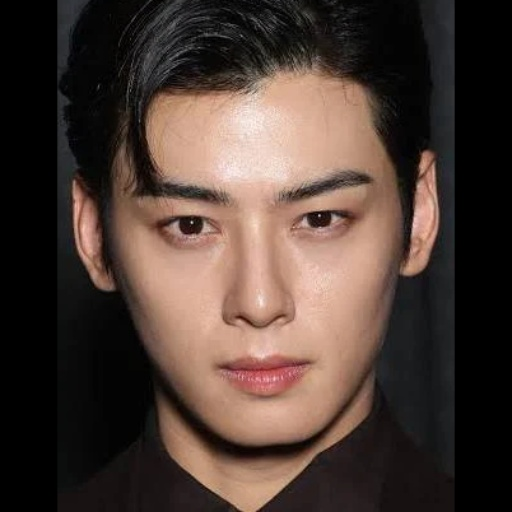
#> input picture data/aligned_face.jpg, 512 x 512 px; its folder holds only this picture in this run
$ python -i augmentation.py   (imports and definitions only)
#> lines starting #> are read from the running program, lines starting #| are printed output that depends on the picture
"""
데이터 증강 모듈
학습 데이터 확장을 위한 이미지 변형
"""
import cv2
import numpy as np
import os
from pathlib import Path

class DataAugmentor:
    def __init__(self):
        """데이터 증강기 초기화"""
        print("🔧 DataAugmentor 초기화 완료!")

    def flip_horizontal(self, image):
        """좌우 반전"""
        return cv2.flip(image, 1)

    def adjust_brightness(self, image, factor=1.2):
        """
        밝기 조절
        factor > 1: 밝게, factor < 1: 어둡게
        """
        hsv = cv2.cvtColor(image, cv2.COLOR_BGR2HSV)
        hsv = hsv.astype(np.float32)
        hsv[:, :, 2] = hsv[:, :, 2] * factor
        hsv[:, :, 2] = np.clip(hsv[:, :, 2], 0, 255)
        hsv = hsv.astype(np.uint8)
        return cv2.cvtColor(hsv, cv2.COLOR_HSV2BGR)

    def rotate_image(self, image, angle=5):
        """
        이미지 회전
        angle: 회전 각도 (양수: 반시계, 음수: 시계방향)
        """
        h, w = image.shape[:2]
        center = (w // 2, h // 2)

        # 회전 행렬
        M = cv2.getRotationMatrix2D(center, angle, 1.0)

        # 회전 적용
        rotated = cv2.warpAffine(image, M, (w, h),
                                 borderMode=cv2.BORDER_CONSTANT,
                                 borderValue=(0, 0, 0))
        return rotated

    def add_noise(self, image, noise_level=10):
        """
        가우시안 노이즈 추가
        noise_level: 노이즈 강도 (0-50)
        """
        noise = np.random.normal(0, noise_level, image.shape)
        noisy_image = image.astype(np.float32) + noise
        noisy_image = np.clip(noisy_image, 0, 255).astype(np.uint8)
        return noisy_image

    def augment_single(self, image_path, output_dir, num_variations=5):
        """
        단일 이미지 증강

        Args:
            image_path (str): 입력 이미지 경로
            output_dir (str): 출력 폴더
            num_variations (int): 생성할 변형 개수

        Returns:
            list: 생성된 파일 경로 리스트
        """
#> called with image_path = '../../data/aligned_face.jpg', output_dir = 'out.png', num_variations = 5
        # 이미지 읽기
        image = cv2.imread(image_path)
#> image is the input picture: shape (512, 512, 3); mean B, G, R 52.9, 60.3, 76.5
        if image is None:
            print(f"❌ 이미지 없음: {image_path}")
            return []

        # 출력 폴더 생성
        os.makedirs(output_dir, exist_ok=True)

        # 원본 파일명
        filename = Path(image_path).stem
        ext = Path(image_path).suffix

        output_paths = []

        # 원본 저장
        original_path = os.path.join(output_dir, f"{filename}_original{ext}")
        cv2.imwrite(original_path, image)
        output_paths.append(original_path)
        print(f"✅ 원본 저장")

        # 1. 좌우 반전
        flipped = self.flip_horizontal(image)
#> in flip_horizontal, `return cv2.flip(image, 1)`:
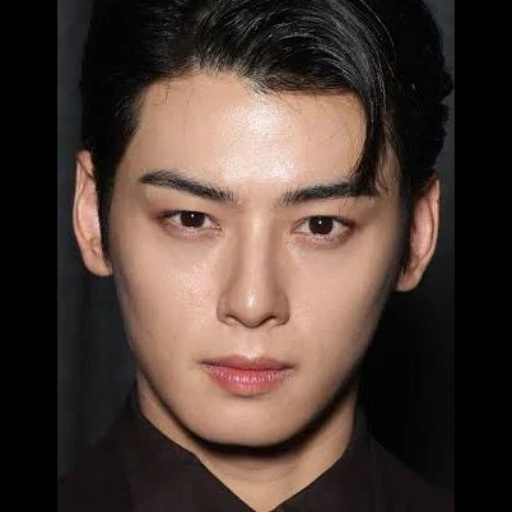
#> returned value: shape (512, 512, 3); mean of channels 0, 1, 2 52.9, 60.3, 76.5; drawn as B, G, R
        flip_path = os.path.join(output_dir, f"{filename}_flip{ext}")
        cv2.imwrite(flip_path, flipped)
        output_paths.append(flip_path)
        print(f"✅ 좌우 반전")

        # 2. 밝게
        bright = self.adjust_brightness(image, factor=1.2)
#> in adjust_brightness, `hsv = cv2.cvtColor(image, cv2.COLOR_BGR2HSV)`: hsv: shape (512, 512, 3); mean H, S, V 24, 53.9, 76.9
#> in adjust_brightness, `hsv = hsv.astype(np.float32)`: hsv: shape (512, 512, 3) float32; mean H, S, V 24, 53.9, 76.9
#> in adjust_brightness, `hsv[:, :, 2] = hsv[:, :, 2] * factor`: hsv: shape (512, 512, 3) float32; mean H, S, V 24, 53.9, 92.3
#> in adjust_brightness, `hsv[:, :, 2] = np.clip(hsv[:, :, 2], 0, 255)`: hsv: shape (512, 512, 3) float32; mean H, S, V 24, 53.9, 90.8
#> in adjust_brightness, `hsv = hsv.astype(np.uint8)`: hsv: shape (512, 512, 3); mean H, S, V 24, 53.9, 90.5
#> in adjust_brightness, `return cv2.cvtColor(hsv, cv2.COLOR_HSV2BGR)`:
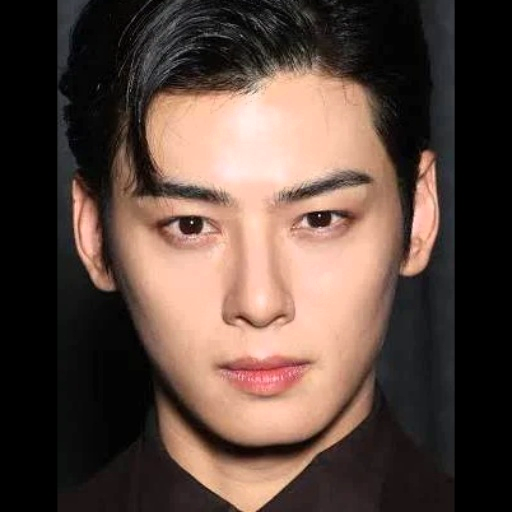
#> returned value: shape (512, 512, 3); mean B, G, R 61.9, 70.5, 90.1
        bright_path = os.path.join(output_dir, f"{filename}_bright{ext}")
        cv2.imwrite(bright_path, bright)
        output_paths.append(bright_path)
        print(f"✅ 밝게 조정")

        # 3. 어둡게
        dark = self.adjust_brightness(image, factor=0.8)
#> call 2 of adjust_brightness, with factor = 0.8
#> in adjust_brightness (call 2), `hsv[:, :, 2] = hsv[:, :, 2] * factor`: hsv: shape (512, 512, 3) float32; mean H, S, V 24, 53.9, 61.5
#> in adjust_brightness (call 2), `hsv = hsv.astype(np.uint8)`: hsv: shape (512, 512, 3); mean H, S, V 24, 53.9, 61.2
#> in adjust_brightness (call 2), `return cv2.cvtColor(hsv, cv2.COLOR_HSV2BGR)`:
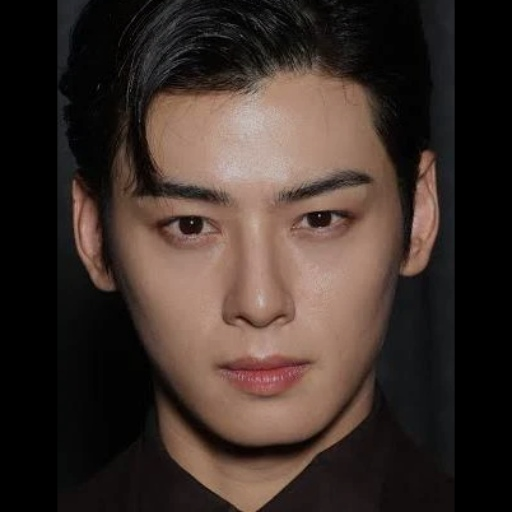
#> returned value: shape (512, 512, 3); mean B, G, R 41.8, 47.6, 60.9
        dark_path = os.path.join(output_dir, f"{filename}_dark{ext}")
        cv2.imwrite(dark_path, dark)
        output_paths.append(dark_path)
        print(f"✅ 어둡게 조정")

        # 4. 회전 (+5도)
        rotated_p = self.rotate_image(image, angle=5)
#> in rotate_image, `rotated = cv2.warpAffine(image, M, (w, h), borderMode=cv2.BORDER_CONST..`:
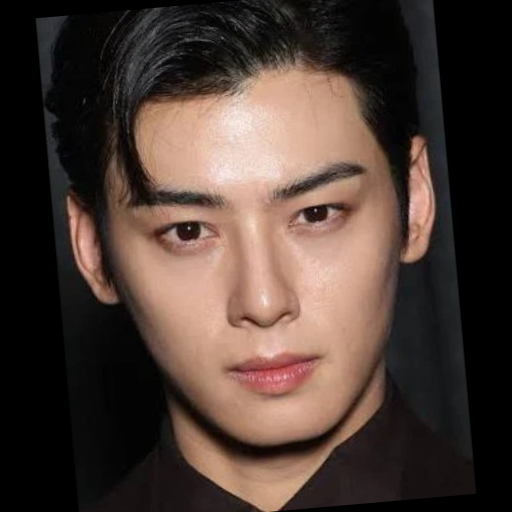
#> rotated: shape (512, 512, 3); mean B, G, R 52.7, 60, 76.3
        rotate_p_path = os.path.join(output_dir, f"{filename}_rotate_p5{ext}")
        cv2.imwrite(rotate_p_path, rotated_p)
        output_paths.append(rotate_p_path)
        print(f"✅ +5도 회전")

        # 5. 회전 (-5도)
        rotated_n = self.rotate_image(image, angle=-5)
#> call 2 of rotate_image, with angle = -5
#> in rotate_image (call 2), `rotated = cv2.warpAffine(image, M, (w, h), borderMode=cv2.BORDER_CONST..`:
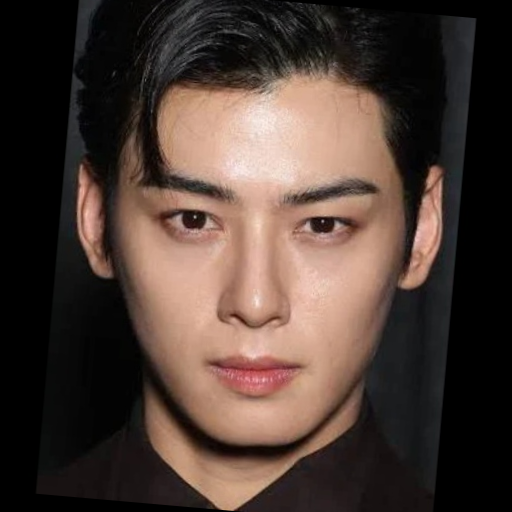
#> rotated: shape (512, 512, 3); mean B, G, R 52.7, 60, 76.2
        rotate_n_path = os.path.join(output_dir, f"{filename}_rotate_n5{ext}")
        cv2.imwrite(rotate_n_path, rotated_n)
        output_paths.append(rotate_n_path)
        print(f"✅ -5도 회전")

        # 6. 노이즈
        noisy = self.add_noise(image, noise_level=10)
#> in add_noise, `noisy_image = image.astype(np.float32) + noise`:
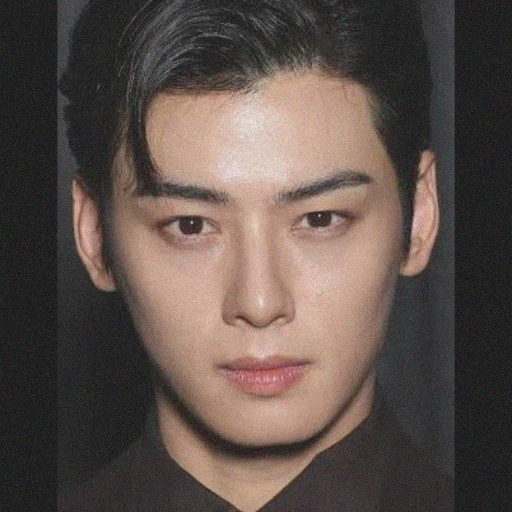
#> noisy_image: shape (512, 512, 3) float64; mean B, G, R 53, 60.3, 76.5; drawn with min black and max white
        noise_path = os.path.join(output_dir, f"{filename}_noise{ext}")
        cv2.imwrite(noise_path, noisy)
        output_paths.append(noise_path)
        print(f"✅ 노이즈 추가")

        return output_paths

    def augment_batch(self, input_dir, output_dir, num_variations=5):
        """
        폴더 내 모든 이미지 증강

        Args:
            input_dir (str): 입력 폴더
            output_dir (str): 출력 폴더
            num_variations (int): 이미지당 변형 개수
        """
        # 이미지 파일 찾기
        image_files = [f for f in os.listdir(input_dir)
                      if f.lower().endswith(('.jpg', '.jpeg', '.png'))]

        print(f"\n📂 {len(image_files)}개 이미지 증강 시작...")
        print(f"각 이미지당 {num_variations+1}개 생성 (원본 포함)")

        total_generated = 0

        for i, filename in enumerate(image_files, 1):
            input_path = os.path.join(input_dir, filename)

            print(f"\n[{i}/{len(image_files)}] {filename}")

            outputs = self.augment_single(input_path, output_dir, num_variations)
            total_generated += len(outputs)

        print(f"\n✅ 완료! 총 {total_generated}개 이미지 생성")
        print(f"📁 저장 위치: {output_dir}")

# [6 lines not run here, left out]

>>> result = DataAugmentor().augment_single('../../data/aligned_face.jpg', 'out.png')

$ run again, on data/test_face.jpg
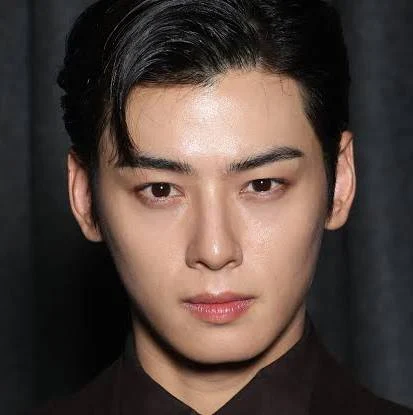
#> input picture data/test_face.jpg, 413 x 415 px
#> in augment_single, image is the input picture: shape (415, 413, 3); mean B, G, R 59.9, 66.1, 80.8
#> in flip_horizontal, `return cv2.flip(image, 1)`:
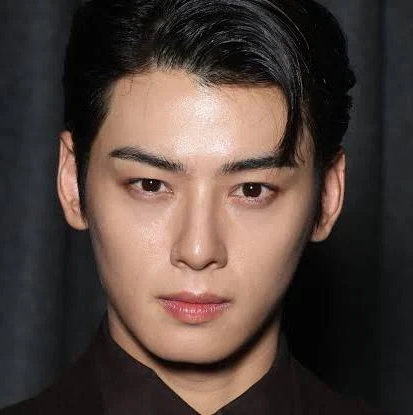
#> returned value: shape (415, 413, 3); mean of channels 0, 1, 2 59.9, 66.1, 80.8; drawn as B, G, R
#> in add_noise, `noisy_image = image.astype(np.float32) + noise`:
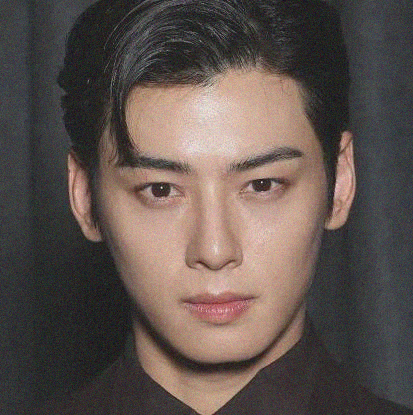
#> noisy_image: shape (415, 413, 3) float64; mean B, G, R 59.9, 66.1, 80.8; drawn with min black and max white
